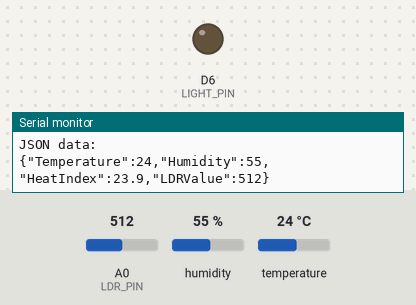
This sketch was run on a simulated ESP8266 (NodeMCU). On the bench: output pins drawn as LEDs (lit = HIGH), the last lines printed to the serial monitor. Inputs (shaded band) come from the test bench; at power-on: A0 (LDR_PIN) = 512, humidity 55 %, temperature 24 °C.

Above: at 2.2 s.
2.3 s: A0 (LDR_PIN) set to 488
At 7.6 s:
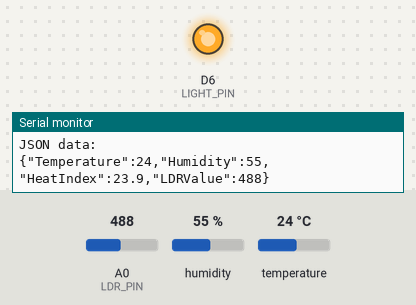
9.2 s: A0 (LDR_PIN) set to 510
At 14.5 s:
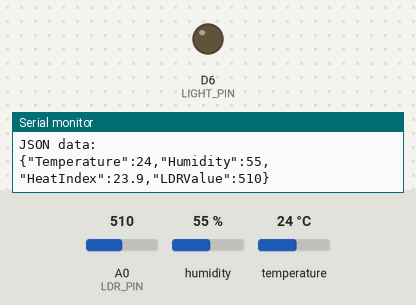
16.1 s: A0 (LDR_PIN) set to 490
At 20.2 s:
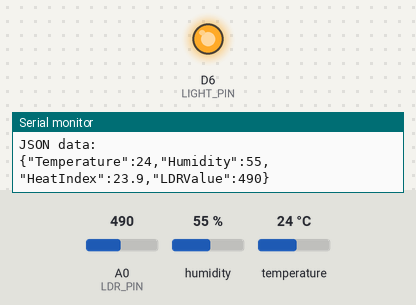
Timing chart, 0 to 21.7 s (numbered marks = the images above; inputs shaded):
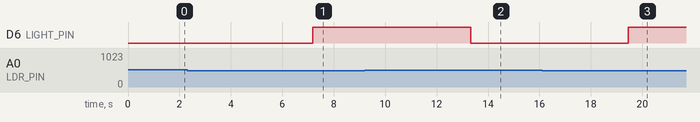

The sketch:

sketch_mar04a.ino
```cpp
#include "DHT.h"
#include <ArduinoJson.h>

#define DHTTYPE DHT11
#define LDR_PIN A0
#define LIGHT_PIN D6

DHT dht(D7, DHTTYPE);

extern float Temperature, Humidity, HeatIndex;
extern int LDRValue;

void setup() {
  Serial.begin(9600);
  delay(1000);
  Serial.println("Setup gestart...");

  dht.begin();

  pinMode(LDR_PIN, INPUT);
  pinMode(LIGHT_PIN, OUTPUT);

  Serial.println("Setup compleet!");
}

void loop() {
  Serial.println("Loop draait...");

  ReadDHT11();
  ReadLDR();
  SaveToJSON();

  delay(6000);
}

void SaveToJSON() {
  // Voorbeeld van hoe je data naar JSON kunt opslaan
  StaticJsonDocument<200> doc;

  doc["Temperature"] = Temperature;
  doc["Humidity"] = Humidity;
  doc["HeatIndex"] = HeatIndex;
  doc["LDRValue"] = LDRValue;

  String output;
  serializeJson(doc, output);

  Serial.println("JSON data: ");
  Serial.println(output);
}
```

sensors.ino
```cpp
#include "DHT.h"
#include <ArduinoJson.h>

extern DHT dht;

float Temperature, Humidity, HeatIndex;
int LDRValue;

void ReadDHT11() {
  float temperature = round(dht.readTemperature() * 10) / 10;
  float humidity = round(dht.readHumidity() * 10) / 10;
  float heatIndex = round(dht.computeHeatIndex(temperature, humidity, false) * 10) / 10;

  if (isnan(temperature) || isnan(humidity) || isnan(heatIndex)) {
    Serial.println("DHT11 sensor error!");
  } else {
    Temperature = temperature;
    Humidity = humidity;
    HeatIndex = heatIndex;

    Serial.println("Temp: " + String(Temperature) + " °C");
    Serial.println("Humidity: " + String(Humidity) + " %");
    Serial.println("Heat Index: " + String(HeatIndex) + " °C");
  }
}

void ReadLDR() {
  LDRValue = analogRead(LDR_PIN);
  Serial.println("LDR Value: " + String(LDRValue));

  if (LDRValue < 500) {
    digitalWrite(LIGHT_PIN, HIGH);
    Serial.println("Licht AAN");
  } else {
    digitalWrite(LIGHT_PIN, LOW);
    Serial.println("Licht UIT");
  }
}
```

Measured:
- the behaviour switches between 500 and 499 on A0 (LDR_PIN) (found by bisection; images 0 and 1)
- after the input at 2.3 s, D6 (LIGHT_PIN): LOW → HIGH after 4.9 s
- after the input at 9.2 s, D6 (LIGHT_PIN): HIGH → LOW after 4.1 s
- after the input at 16.1 s, D6 (LIGHT_PIN): LOW → HIGH after 3.3 s
